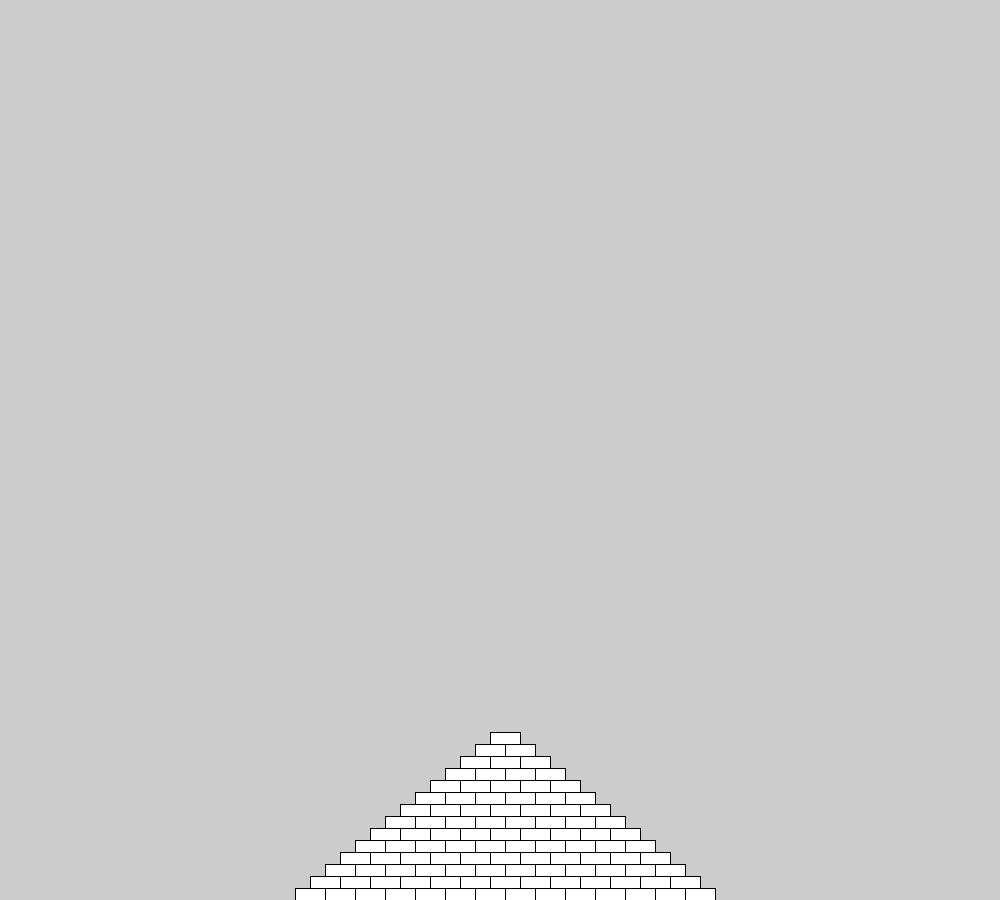
Frame 1 (no input)
Frame 60 (the mouse pressed at the canvas centre just before this capture): identical to frame 1, image omitted
Frame 120 (the mouse held since frame 60 and released just before this capture): identical to frame 1, image omitted

The Processing sketch that drew this single still picture (run headless with seeded random() and noise(); from frame 60 on, the mouse is pressed at the canvas centre):

// Processing sketch: Dimond_Pyramid_Challenge
// ── Dimond_Pyramid_Challenge.pde
  int BRICK_WIDTH = 30;
  int BRICK_HEIGHT = 12;
  int BRICKS_IN_BASE = 15;
  int screenSizeHeight = 900;
  int screenSizeWidth = 100;
  int startingPosition = 250;
  int startingPositionForNextBrick = 14;
void setup(){
size(1000, 900);
//Layer
for(int i = 0; i < 14; i++){
  BRICKS_IN_BASE = BRICKS_IN_BASE - 1;
  screenSizeHeight = screenSizeHeight - 12;
  startingPosition = startingPosition + BRICK_WIDTH/2;
  startingPositionForNextBrick = startingPosition;
  for(int j = 0; j < BRICKS_IN_BASE ; j++){
   startingPositionForNextBrick = startingPositionForNextBrick + BRICK_WIDTH;
   rect(startingPositionForNextBrick, screenSizeHeight , BRICK_WIDTH, BRICK_HEIGHT);

 }
}
 }
 void draw(){



}
